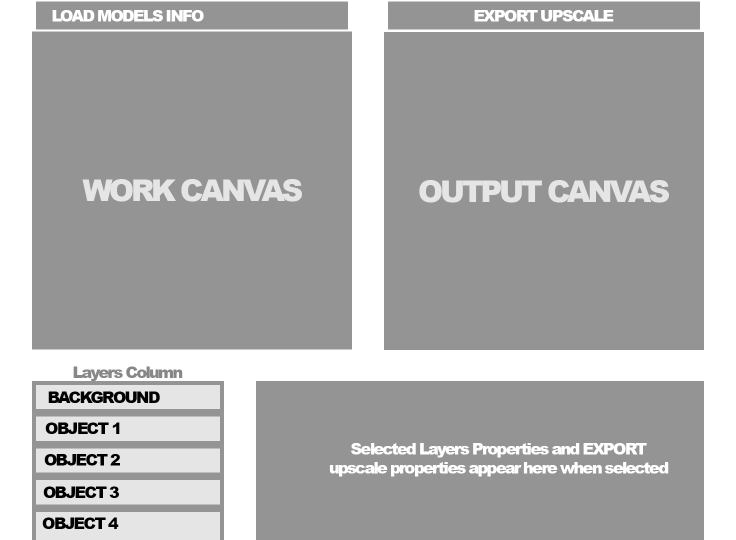
#> input picture layout.jpg, 1472 x 1080 px (shown at 1/2 size)
$ python -i color.py   (imports and definitions only)
#> lines starting #> are read from the running program, lines starting #| are printed output that depends on the picture
#> further down, picture is the input picture: PIL image 1472x1080 RGB; min 0, max 255, mean 173.9
from PIL import Image
import numpy as np
import colorsys
from io import BytesIO
from ..core.pixel_attributes import PixelAttributes
import random
import bisect
from PIL import ImageFilter

# [1428 lines left out: functions color_channel_manipulation, split_and_shift_channels, shift_channel, mirror_channel, histogram_glitch, solarize and 12 more, not called in this run]

def sharpen_effect(image, method='unsharp_mask', intensity=1.0, radius=1.0, threshold=0,
                   edge_enhancement=0.0, high_pass_radius=3.0, custom_kernel=None):
    """
    Apply various sharpening effects to an image.

    Args:
        image (Image): PIL Image object to process.
        method (str): Sharpening method ('unsharp_mask', 'high_pass', 'edge_enhance', 'custom').
        intensity (float): Sharpening intensity/amount (0.0 to 5.0).
        radius (float): Radius for blur operations in unsharp mask (0.1 to 10.0).
        threshold (int): Threshold for unsharp mask (0 to 255).
        edge_enhancement (float): Additional edge enhancement (0.0 to 2.0).
        high_pass_radius (float): Radius for high-pass filter (1.0 to 10.0).
        custom_kernel (str): Custom convolution kernel type ('laplacian', 'sobel', 'prewitt').

    Returns:
        Image: Sharpened image.
    """
#> called with method = 'unsharp_mask', intensity = 1, radius = 1, threshold = 0, edge_enhancement = 0, high_pass_radius = 3
    if image.mode not in ['RGB', 'RGBA', 'L']:
        image = image.convert('RGB')

    # Ensure parameters are in valid ranges
    intensity = max(0.0, min(5.0, intensity))
    radius = max(0.1, min(10.0, radius))
    threshold = max(0, min(255, threshold))
    edge_enhancement = max(0.0, min(2.0, edge_enhancement))
    high_pass_radius = max(1.0, min(10.0, high_pass_radius))

    img_array = np.array(image, dtype=np.float32)

    if method == 'unsharp_mask':
        # Classic unsharp mask sharpening
        # 1. Create blurred version
        blurred = image.filter(ImageFilter.GaussianBlur(radius=radius))
        blurred_array = np.array(blurred, dtype=np.float32)

        # 2. Calculate difference (mask)
        mask = img_array - blurred_array
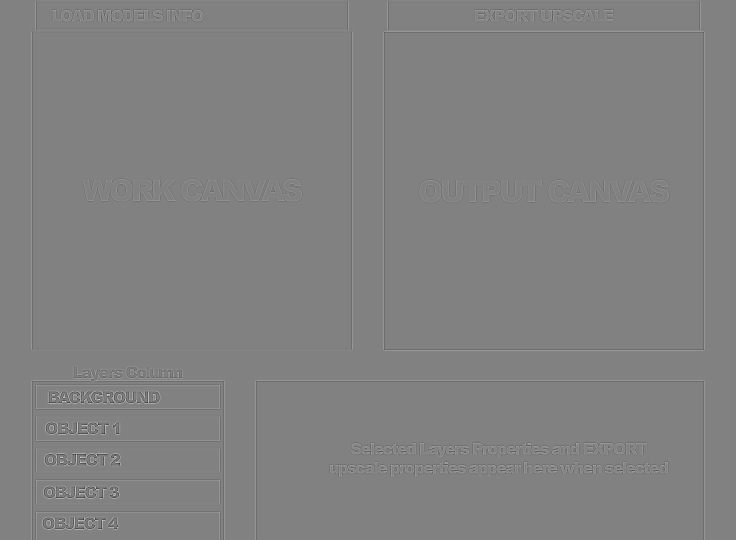
#> mask: shape (1080, 1472, 3) float32 (shown at 1/2 size); min -124, max 120, mean 0; drawn with min black and max white

        # 3. Apply threshold if specified
        if threshold > 0:
            # Only sharpen where the difference exceeds threshold
            mask_magnitude = np.sqrt(np.sum(mask**2, axis=2, keepdims=True))
            threshold_mask = mask_magnitude > threshold
            mask = mask * threshold_mask

        # 4. Add scaled mask back to original
        result = img_array + mask * intensity
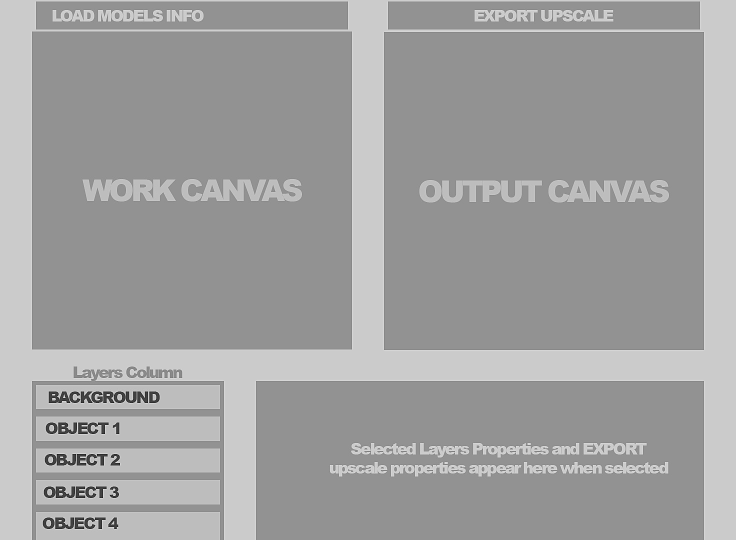
#> result: shape (1080, 1472, 3) float32 (shown at 1/2 size); min -124, max 351, mean 174; drawn with min black and max white

    elif method == 'high_pass':
        # High-pass filter sharpening
        # Create a strong blur and subtract from original
        heavily_blurred = image.filter(ImageFilter.GaussianBlur(radius=high_pass_radius))
        heavily_blurred_array = np.array(heavily_blurred, dtype=np.float32)

        # High-pass = original - low-pass
        high_pass = img_array - heavily_blurred_array

        # Add high-pass back to original with intensity scaling
        result = img_array + high_pass * intensity

    elif method == 'edge_enhance':
        # Use PIL's built-in edge enhancement as base
        if intensity <= 1.0:
            # Use smooth edge enhancement for subtle effects
            enhanced = image.filter(ImageFilter.EDGE_ENHANCE)
        else:
            # Use more aggressive edge enhancement
            enhanced = image.filter(ImageFilter.EDGE_ENHANCE_MORE)

        enhanced_array = np.array(enhanced, dtype=np.float32)

        # Blend between original and enhanced based on intensity
        blend_factor = min(1.0, intensity)
        result = img_array * (1 - blend_factor) + enhanced_array * blend_factor

        # If intensity > 1.0, apply additional sharpening
        if intensity > 1.0:
            extra_intensity = intensity - 1.0
            # Apply unsharp mask for additional sharpening
            blurred = Image.fromarray(np.clip(result, 0, 255).astype(np.uint8)).filter(
                ImageFilter.GaussianBlur(radius=1.0)
            )
            blurred_array = np.array(blurred, dtype=np.float32)
            mask = result - blurred_array
            result = result + mask * extra_intensity

    elif method == 'custom':
        # Custom convolution kernel sharpening
        from scipy import ndimage

        if custom_kernel == 'laplacian':
            # Laplacian kernel for edge detection/sharpening
            kernel = np.array([
                [0, -1, 0],
                [-1, 4, -1],
                [0, -1, 0]
            ], dtype=np.float32)
        elif custom_kernel == 'sobel':
            # Sobel-based sharpening (combine X and Y)
            sobel_x = np.array([
                [-1, 0, 1],
                [-2, 0, 2],
                [-1, 0, 1]
            ], dtype=np.float32)
            sobel_y = np.array([
                [-1, -2, -1],
                [0, 0, 0],
                [1, 2, 1]
            ], dtype=np.float32)
            # Combine Sobel X and Y for omnidirectional edge detection
            kernel = sobel_x + sobel_y
        elif custom_kernel == 'prewitt':
            # Prewitt operator
            prewitt_x = np.array([
                [-1, 0, 1],
                [-1, 0, 1],
                [-1, 0, 1]
            ], dtype=np.float32)
            prewitt_y = np.array([
                [-1, -1, -1],
                [0, 0, 0],
                [1, 1, 1]
            ], dtype=np.float32)
            kernel = prewitt_x + prewitt_y
        else:  # Default to a simple sharpening kernel
            kernel = np.array([
                [0, -1, 0],
                [-1, 5, -1],
                [0, -1, 0]
            ], dtype=np.float32)

        # Apply convolution to each channel
        if len(img_array.shape) == 3:  # Color image
            result = np.zeros_like(img_array)
            for i in range(img_array.shape[2]):
                convolved = ndimage.convolve(img_array[:, :, i], kernel, mode='reflect')
                result[:, :, i] = img_array[:, :, i] + convolved * intensity
        else:  # Grayscale
            convolved = ndimage.convolve(img_array, kernel, mode='reflect')
            result = img_array + convolved * intensity

    else:
        # Fallback to simple sharpening
        result = img_array

    # Apply additional edge enhancement if requested
    if edge_enhancement > 0:
        from scipy import ndimage
        # Use Laplacian for edge detection
        edge_kernel = np.array([
            [0, -1, 0],
            [-1, 4, -1],
            [0, -1, 0]
        ], dtype=np.float32)

        if len(result.shape) == 3:  # Color image
            for i in range(result.shape[2]):
                edges = ndimage.convolve(result[:, :, i], edge_kernel, mode='reflect')
                result[:, :, i] += edges * edge_enhancement
        else:  # Grayscale
            edges = ndimage.convolve(result, edge_kernel, mode='reflect')
            result += edges * edge_enhancement

    # Ensure values are in valid range
    result = np.clip(result, 0, 255).astype(np.uint8)

    return Image.fromarray(result)

>>> from PIL import Image
>>> picture = Image.open('../../../../layout.jpg')
>>> result = sharpen_effect(picture)
